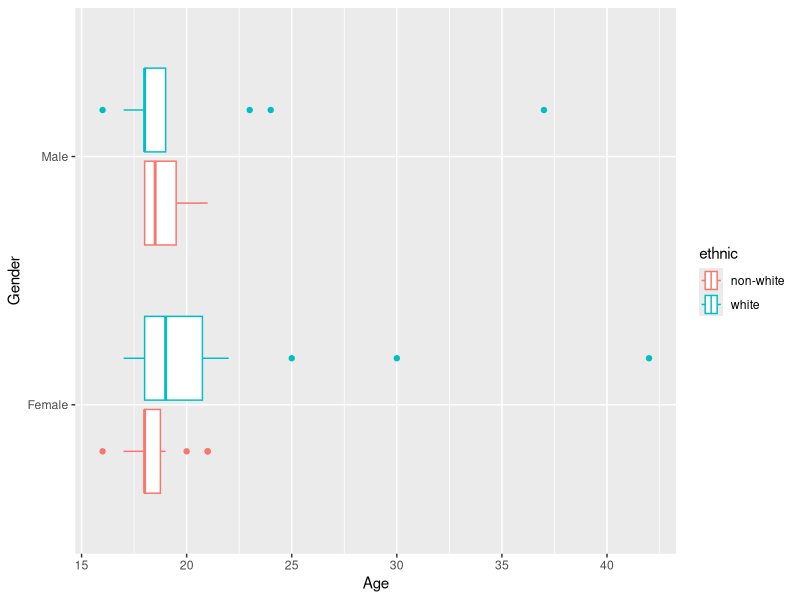
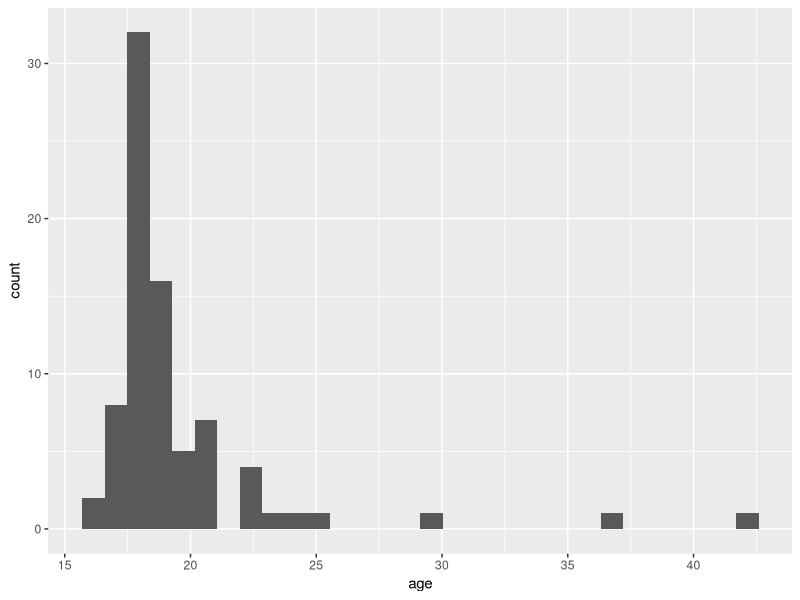

Here is the R script that generated these plots, in order:
## ---- chunk 1
#| message: false
library(tidyverse)
## ---- chunk 2
#| message: false
hiphop <- read_csv(here::here("supporting_artifacts",
                              "learning_targets",
                              "Lab3",
                              "hiphop.csv"))
## ---- chunk 3
# Removing missing values and converting character values to factors
clean <- hiphop |>
  drop_na(numPreferredArtists,
          numOverallArtists
          ) |>
  mutate(across(where(is.character), as.factor)
         )
## ---- chunk 4
words <- distinct(clean, 
               word, 
               .keep_all = TRUE
               )
count(words)
## ---- chunk 5
# Turning Ethnic variable into white and non-white
ethnic_clean <- clean |>
  mutate(ethnic = 
           (if_else
            (ethnic == "white",
              "white",
              "non-white"
              )
            )
         )
## ---- chunk 6
# Creating a tibble with each distinct subject and selecting their sex, age, and ethnicity
indsubj <- ethnic_clean |>
  distinct(subj,
           .keep_all = TRUE)

demographics <- indsubj |>
  select(sex,
         age
         )


# Finding summary statistics
summary(demographics)
count(indsubj,
      ethnic)
## ---- chunk 7
# Boxplot of Subject's ages by gender and separated by ethnicity
ggplot(data = indsubj,
       mapping = aes(x = age,
                     y = sex,
                     color = ethnic)
       ) +
  geom_boxplot() +
  xlab("Age") +
  ylab("Gender")

# Histogram of ages
ggplot(data = indsubj,
       mapping = aes (x = age)
       ) +
  geom_histogram()

## ---- chunk 8
# Finding most and least familiar words for subjects under age 20
familiar_by_age <- ethnic_clean |>
  filter(age < 20) |>
  group_by(word) |>
  summarize(MEAN_FAMILIARITY = mean(familiarity))

# Least Familiar Word
slice_min(familiar_by_age, MEAN_FAMILIARITY, n = 1)

# Most Familiar Word
slice_max(familiar_by_age, MEAN_FAMILIARITY, n = 1)
## ---- chunk 9
# Most and Least Familiar Words with non-white women
familiar_by_women <- ethnic_clean |>
  filter(ethnic == "non-white",
         sex == "Female") |>
  group_by(word) |>
  summarize(MEAN_FAMILIARITY = mean(familiarity))

# Least familiar
slice_min(familiar_by_women, MEAN_FAMILIARITY, n = 1)

# Most familiar
slice_max(familiar_by_women, MEAN_FAMILIARITY, n = 1)
## ---- chunk 10
# Most and Least Familiar Words with white men over 30
familiar_by_men <- ethnic_clean |>
  filter(ethnic == "white",
         sex == "Male",
         age > 30) |>
  group_by(word) |>
  summarize(MEAN_FAMILIARITY = mean(familiarity))

# Least familiar
slice_min(familiar_by_men, MEAN_FAMILIARITY, n = 1)

# Most familiar
slice_max(familiar_by_men, MEAN_FAMILIARITY, n = 1)
## ---- chunk 11
justin_bieber <- ethnic_clean |>
  filter(ethnic == "white",
         sex == "Male",
         city >= 10000 & city <= 60000,
         age >= 17 & age <= 23) |>
  slice_max(bieber,
            n = 1)

justin_bieber
